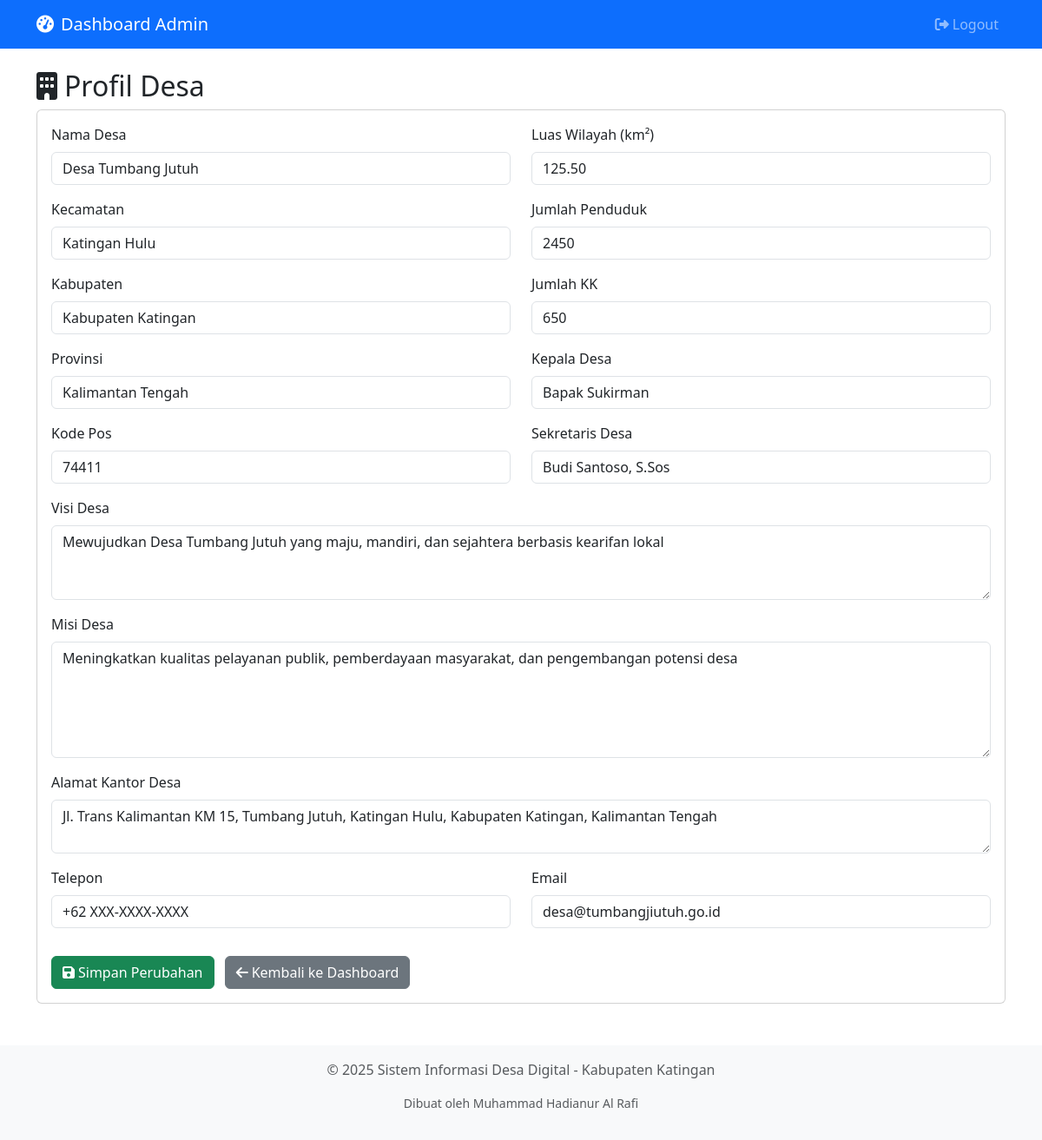
The page /profil-desa (signed in) on the database its author committed.
### tables this page shows
CREATE TABLE profil_desa (
    id BIGINT UNSIGNED AUTO_INCREMENT PRIMARY KEY,
    nama_desa VARCHAR(255) NOT NULL,
    kode_desa VARCHAR(255) UNIQUE NOT NULL,
    kepala_desa VARCHAR(255) NOT NULL,
    alamat TEXT NOT NULL,
    kecamatan VARCHAR(255) NOT NULL,
    kabupaten VARCHAR(255) NOT NULL,
    provinsi VARCHAR(255) NOT NULL,
    kode_pos VARCHAR(5) NOT NULL,
    luas_wilayah DECIMAL(8,2) NOT NULL,
    jumlah_penduduk INT NOT NULL,
    jumlah_kk INT NOT NULL,
    batas_utara VARCHAR(255) NULL,
    batas_selatan VARCHAR(255) NULL,
    batas_timur VARCHAR(255) NULL,
    batas_barat VARCHAR(255) NULL,
    visi TEXT NULL,
    misi TEXT NULL,
    sejarah TEXT NULL,
    potensi_wisata TEXT NULL,
    potensi_umkm TEXT NULL,
    logo_desa VARCHAR(255) NULL,
    foto_kantor VARCHAR(255) NULL,
    created_at TIMESTAMP DEFAULT CURRENT_TIMESTAMP,
    updated_at TIMESTAMP DEFAULT CURRENT_TIMESTAMP ON UPDATE CURRENT_TIMESTAMP
);

### app/Models/ProfilDesa.php (called while the page is built, shortened)
<?php
class ProfilDesa
{
    protected $table = 'profil_desa';
    private static function getConnection()
    {
        try {
            $config = ConfigHelper::database();
            $dsn = "mysql:host={$config['host']};port={$config['port']};dbname={$config['database']};charset={$config['charset']}";
            $pdo = new PDO($dsn, $config['username'], $config['password']);
            $pdo->setAttribute(PDO::ATTR_ERRMODE, PDO::ERRMODE_EXCEPTION);
            $pdo->setAttribute(PDO::ATTR_DEFAULT_FETCH_MODE, PDO::FETCH_ASSOC);
            return $pdo;
        } catch (PDOException $e) {
            return null;
        }
    }
    public function first()
    {
        try {
            $pdo = $this->getConnection();
            $stmt = $pdo->query("SELECT * FROM {$this->table} LIMIT 1");
            $result = $stmt->fetch(PDO::FETCH_ASSOC);
            return $result ?: $this->getDemoData();
        } catch (Exception $e) {
            return $this->getDemoData();
        }
    }
}

### app/Controllers/ProfilDesaController.php (the view, shortened to what this page needs)
<?php
class ProfilDesaController
{
    public function index()
    {
        $profil = new ProfilDesa();
        $data = $profil->first();
        $this->viewIndex($data);
    }
    private function viewIndex($data)
    {
        echo "<!DOCTYPE html>
<html lang='id'>
<head>
    <link href='https://cdn.jsdelivr.net/npm/bootstrap@5.3.0/dist/css/bootstrap.min.css' rel='stylesheet'>
    <link href='https://cdnjs.cloudflare.com/ajax/libs/font-awesome/6.4.0/css/all.min.css' rel='stylesheet'>
</head>
<body>
    <nav class='navbar navbar-expand-lg navbar-dark bg-primary'>
        <div class='container'>
            <a class='navbar-brand' href='/dashboard'>
                <i class='fas fa-tachometer-alt me-2'></i>Dashboard Admin
            </a>
            <div class='navbar-nav ms-auto'>
                <a class='nav-link' href='/logout'><i class='fas fa-sign-out-alt me-1'></i>Logout</a>
            </div>
        </div>
    </nav>
    <div class='container mt-4'>
        <h2><i class='fas fa-building me-2'></i>Profil Desa</h2>
        <div class='card'>
            <div class='card-body'>
                <form method='POST' action='/profil-desa/update'>
                    <div class='row'>
                        <div class='col-md-6'>
                            <div class='mb-3'>
                                <label for='nama_desa' class='form-label'>Nama Desa</label>
                                <input type='text' class='form-control' id='nama_desa' name='nama_desa'
                                       value='" . htmlspecialchars($data['nama_desa'] ?? 'Desa Tumbang Jutuh') . "' required>
                            </div>
                            <div class='mb-3'>
                                <label for='kecamatan' class='form-label'>Kecamatan</label>
                                <input type='text' class='form-control' id='kecamatan' name='kecamatan'
                                       value='" . htmlspecialchars($data['kecamatan'] ?? 'Katingan Hulu') . "' required>
                            </div>
                            <div class='mb-3'>
                                <label for='kabupaten' class='form-label'>Kabupaten</label>
                                <input type='text' class='form-control' id='kabupaten' name='kabupaten'
                                       value='" . htmlspecialchars($data['kabupaten'] ?? 'Kabupaten Katingan') . "' required>
                            </div>
                            <div class='mb-3'>
                                <label for='provinsi' class='form-label'>Provinsi</label>
                                <input type='text' class='form-control' id='provinsi' name='provinsi'
                                       value='" . htmlspecialchars($data['provinsi'] ?? 'Kalimantan Tengah') . "' required>
                            </div>
                            <div class='mb-3'>
                                <label for='kode_pos' class='form-label'>Kode Pos</label>
                                <input type='text' class='form-control' id='kode_pos' name='kode_pos'
                                       value='" . htmlspecialchars($data['kode_pos'] ?? '74364') . "' required>
                            </div>
                        </div>
                        <div class='col-md-6'>
                            <div class='mb-3'>
                                <label for='luas_wilayah' class='form-label'>Luas Wilayah (km²)</label>
                                <input type='number' step='0.01' class='form-control' id='luas_wilayah' name='luas_wilayah'
                                       value='" . htmlspecialchars($data['luas_wilayah'] ?? '125.50') . "' required>
                            </div>
                            <div class='mb-3'>
                                <label for='jumlah_penduduk' class='form-label'>Jumlah Penduduk</label>
                                <input type='number' class='form-control' id='jumlah_penduduk' name='jumlah_penduduk'
                                       value='" . htmlspecialchars($data['jumlah_penduduk'] ?? '2450') . "' required>
                            </div>
                            <div class='mb-3'>
                                <label for='jumlah_kk' class='form-label'>Jumlah KK</label>
                                <input type='number' class='form-control' id='jumlah_kk' name='jumlah_kk'
                                       value='" . htmlspecialchars($data['jumlah_kk'] ?? '650') . "' required>
                            </div>
                            <div class='mb-3'>
                                <label for='kepala_desa' class='form-label'>Kepala Desa</label>
                                <input type='text' class='form-control' id='kepala_desa' name='kepala_desa'
                                       value='" . htmlspecialchars($data['kepala_desa'] ?? 'H. Ahmad Yani, S.Pd') . "' required>
                            </div>
                            <div class='mb-3'>
                                <label for='sekretaris_desa' class='form-label'>Sekretaris Desa</label>
                                <input type='text' class='form-control' id='sekretaris_desa' name='sekretaris_desa'
                                       value='" . htmlspecialchars($data['sekretaris_desa'] ?? 'Budi Santoso, S.Sos') . "' required>
                            </div>
                        </div>
                    </div>
                    <div class='mb-3'>
                        <label for='visi' class='form-label'>Visi Desa</label>
                        <textarea class='form-control' id='visi' name='visi' rows='3' required>" .
                        htmlspecialchars($data['visi'] ?? 'Terwujudnya Desa Tumbang Jutuh yang maju, mandiri, dan sejahtera berdasarkan nilai-nilai gotong royong dan kearifan lokal.') .
                        "</textarea>
                    </div>
                    <div class='mb-3'>
                        <label for='misi' class='form-label'>Misi Desa</label>
                        <textarea class='form-control' id='misi' name='misi' rows='5' required>" .
                        htmlspecialchars($data['misi'] ?? '1. Meningkatkan kualitas pelayanan publik yang prima kepada masyarakat
2. Mengembangkan potensi ekonomi lokal untuk kesejahteraan masyarakat
3. Melestarikan budaya dan kearifan lokal Dayak Katingan
4. Membangun infrastruktur desa yang mendukung kemajuan ekonomi
5. Menciptakan tata kelola pemerintahan yang transparan dan akuntabel') .
                        "</textarea>
                    </div>
                    <div class='mb-3'>
                        <label for='alamat_kantor' class='form-label'>Alamat Kantor Desa</label>
                        <textarea class='form-control' id='alamat_kantor' name='alamat_kantor' rows='2' required>" .
                        htmlspecialchars($data['alamat_kantor'] ?? 'Jl. Trans Kalimantan KM 15, Tumbang Jutuh, Katingan Hulu, Kabupaten Katingan, Kalimantan Tengah') .
                        "</textarea>
                    </div>
                    <div class='row'>
                        <div class='col-md-6'>
                            <div class='mb-3'>
                                <label for='telepon' class='form-label'>Telepon</label>
                                <input type='text' class='form-control' id='telepon' name='telepon'
                                       value='" . htmlspecialchars($data['telepon'] ?? '+62 XXX-XXXX-XXXX') . "'>
                            </div>
                        </div>
                        <div class='col-md-6'>
                            <div class='mb-3'>
                                <label for='email' class='form-label'>Email</label>
                                <input type='email' class='form-control' id='email' name='email'
                                       value='" . htmlspecialchars($data['email'] ?? 'desa@tumbangjiutuh.go.id') . "'>
                            </div>
                        </div>
                    </div>
                    <div class='row mt-3'>
                        <div class='col-12'>
                            <button type='submit' class='btn btn-success me-2'>
                                <i class='fas fa-save me-1'></i>Simpan Perubahan
                            </button>
                            <a href='/dashboard' class='btn btn-secondary'>
                                <i class='fas fa-arrow-left me-1'></i>Kembali ke Dashboard
                            </a>
                        </div>
                    </div>
                </form>
            </div>
        </div>    </div>
    <footer class='bg-light text-center text-muted py-3 mt-5'>
        <div class='container'>
            <p>&copy; 2025 Sistem Informasi Desa Digital - Kabupaten Katingan</p>
            <p class='small'>Dibuat oleh Muhammad Hadianur Al Rafi</p>
        </div>
    </footer>
</body>
</html>";
    }
}

### rows shown on the page
profil_desa: nama_desa "Desa Tumbang Jutuh", kecamatan "Katingan Hulu", kabupaten "Kabupaten Katingan", provinsi "Kalimantan Tengah", kode_pos "74411", luas_wilayah "125.50", jumlah_penduduk "2450", jumlah_kk "650", kepala_desa "Bapak Sukirman", visi "Mewujudkan Desa Tumbang Jutuh yang maju, mandiri, dan sejahtera berbasis kearifan lokal", misi "Meningkatkan kualitas pelayanan publik, pemberdayaan masyarakat, dan pengembangan potensi desa"
